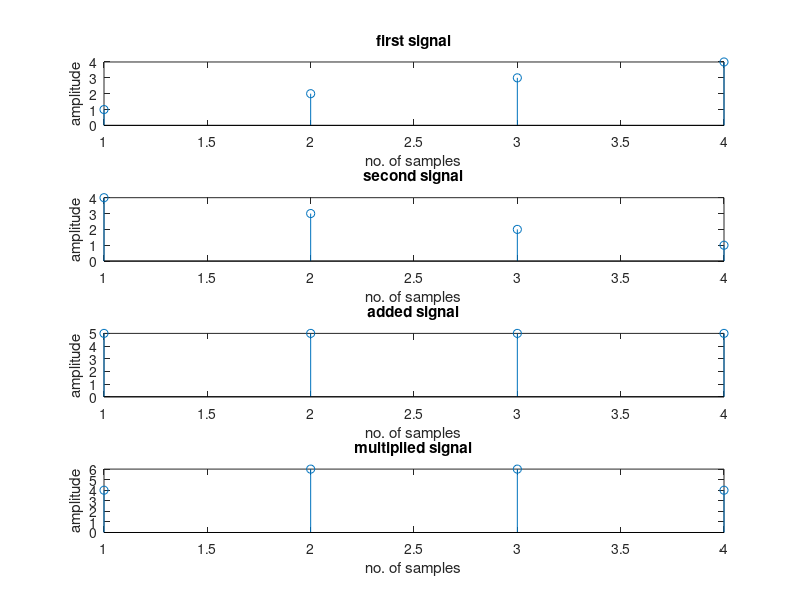

This figure's MATLAB source:
%addition and multiplication.
clear all;
close all;
clc;
x1=[1 2 3 4];
subplot(4,1,1);
stem(x1);
xlabel('no. of samples');
ylabel('amplitude');
title('first signal');
x2=[4 3 2 1];
subplot(4,1,2);
stem(x2);
xlabel('no. of samples');
ylabel('amplitude');
title('second signal');
x3=x1+x2;
subplot(4,1,3);
stem(x3);
xlabel('no. of samples');
ylabel('amplitude');
title('added signal');
x4=x1.*x2;
subplot(4,1,4);
stem(x4);
xlabel('no. of samples');
ylabel('amplitude');
title('multiplied signal');
display(x1);
display(x2);
display(x3);
display(x4);